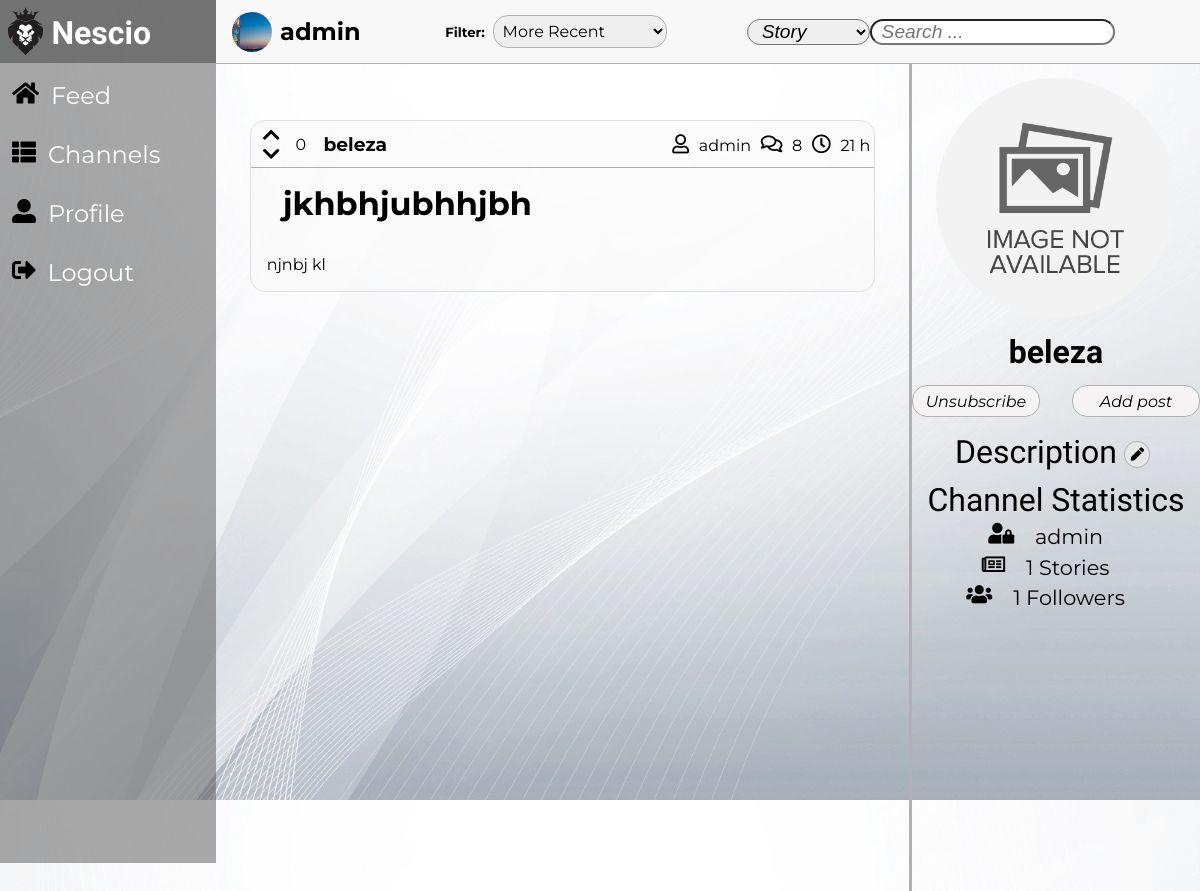
/pages/channel.php?channelName=beleza (signed in), run on the app's committed database.
### tables this page shows
CREATE TABLE Story(
    storyID INTEGER NOT NULL PRIMARY KEY,
    storyTitle TEXT NOT NULL,
    storyContent TEXT NOT NULL,
    storyPoints INTEGER,
    storyAuthor TEXT NOT NULL REFERENCES User(username),
    storyComments INTEGER NOT NULL,
    storyTime TEXT NOT NULL,
    channelName TEXT NOT NULL REFERENCES Channel(name)       
);

CREATE TABLE Channel(
    name TEXT NOT NULL PRIMARY KEY,
    owner TEXT NOT NULL REFERENCES User(username),
    description TEXT      
);

### pages/channel.php (called while the page is built, shortened)
<?php
    include_once('../templates/tpl_common.php');
    include_once('../templates/tpl_stories.php');
    include_once('../templates/tpl_channel.php');
    include_once('../database/db_channel.php');
    $channelName = isset($_GET['channelName']) ? $_GET['channelName'] : '';
    $filter = isset($_GET['filter']) ? $_GET['filter'] : 2;
    $searchFilter = isset($_GET['searchFilter']) ? $_GET['searchFilter'] : 2;
    $channel = get_channel($channelName);
    $channelStories = isset($_GET['search']) ? get_channel_search_stories($channelName, $filter, $searchFilter, $_GET['search']) : get_channel_stories($channelName, $filter);
    $storiesVotes = []; $votedStories = [];
    foreach($channelStories as $story) {
      $votes = get_story_votes($story['storyID']);
      $storiesVotes[$story['storyID']] = $votes == null ? 0 : $votes;
      $votedStories[$story['storyID']] = get_user_story_vote($_SESSION['username'], $story['storyID']);
    }
    $channelFollowers = count(get_channel_followers($channelName));
    $channelOwner = get_channel_owner($channelName);
    $status = check_user_subscription($_SESSION['username'], $channelName);
    draw_stories(htmlentities_all($channelStories), htmlentities_all($storiesVotes), htmlentities_all($votedStories));
    draw_channel_aside(htmlentities_all($channel), htmlentities(count(get_channel_stories($channelName, $filter))), htmlentities($channelFollowers), htmlentities($channelOwner), htmlentities($status));
?>

### includes/functions.php (called while the page is built, shortened)
<?php function orderBy($value) {
    switch($value) {
    default:
        return 'storyID DESC';
    break;
    }
}
function data_converter($storyTime) {
    $newStoryTime = new DateTime(date('Y-m-d H:i:s'));
    $oldStoryTime = new DateTime($storyTime);
    $interval = date_diff($newStoryTime, $oldStoryTime);
    if($interval->format('%y') !== '0')
        return $interval->format('%y Y');
    else if($interval->format('%m') !== '0')
        return $interval->format('%m M');
    else if($interval->format('%d') !== '0')
        return $interval->format('%d d');
    else if($interval->format('%h') !== '0')
        return $interval->format('%h h');
    else if($interval->format('%i') !== '0')
        return $interval->format('%i m');
    else
        return $interval->format('%s s');
}
?>
<?php function get_image($default, $directory, $folder, $element) {
    $image = $default;
    $extensions = ['jpg', 'png', 'gif'];
    for($index = 0; $index < count($extensions); $index++) {
        if(file_exists($directory . $element . '.' . $extensions[$index])) {
            $image = $folder . $element . '.' . $extensions[$index];
            break;
        }
    }
    return $image;
} ?>

### database/db_channel.php (called while the page is built, shortened)
<?php
  include_once('../includes/functions.php');
    function get_channel($channelName) {
        $db = Database::instance()->db();
        $stmt = $db->prepare('SELECT * FROM Channel WHERE name = ?');
        $stmt->execute(array($channelName));
        return $stmt->fetch();
    }
    function get_channel_stories($channelName, $filter) {
        $db = Database::instance()->db();
        $stmt = $db->prepare('SELECT * FROM Story JOIN Channel ON Story.channelName = Channel.name WHERE Story.channelName = ? ORDER BY ' . orderBy($filter));
        $stmt->execute(array($channelName));
        return $stmt->fetchall();
    }
     function get_channel_owner($channelName){
      $db = Database::instance()->db();
      $stmt = $db->prepare('SELECT owner FROM Channel WHERE Channel.name = ?');
      $stmt->execute(array($channelName));
      return $stmt->fetch()['owner'];
     }
?>

### templates/tpl_stories.php (the view, shortened to what this page needs)
<?php function draw_stories($stories, $storiesVotes, $votedStories) { ?>
    <div id="masterStories">
        <form method="get" action="../pages/story.php">
            <section id="stories">  <?php
                foreach($stories as $story) { ?>
                    <article id="<?= $story['storyID'] ?>" class="storyArticle">
                        <header id="storyHeader">
                            <div id="story_<?= $story['storyID'] ?>_votes" >
                                <div>
                                    <?php
                                        if($votedStories[$story['storyID']] == 1) { ?>
                                            <div class="votes">
                                                <div>
                                                    <i id="voteUp" class="fas fa-chevron-up"></i>
                                                    <i class="fas fa-chevron-down"></i>
                                                </div>
                                                <span class="storyVotes"><?= $storiesVotes[$story['storyID']] ?></span>
                                            </div>
                                        <?php }
                                        else { ?>
                                            <div class="votes">
                                                <div>
                                                    <i class="fas fa-chevron-up"></i>
                                                    <i class="fas fa-chevron-down"></i>
                                                </div>
                                                <span class="storyVotes"><?= $storiesVotes[$story['storyID']] ?></span>
                                            </div>
                                        <?php }
                                    ?>
                                    <a href="../pages/channel.php?channelName=<?= $story['channelName'] ?>"><h3><?= $story['channelName'] ?></h3></a>
                                </div>
                                <div>
                                    <a class="author" href="../pages/profile.php?username=<?= $story['storyAuthor'] ?>"><i class="far fa-user"></i><?= $story['storyAuthor'] ?></a>
                                    <a class="comments" href="../pages/story.php?storyID=<?= $story['storyID'] ?>"><i class="far fa-comments"></i><?= $story['storyComments'] ?></a>
                                    <span class="date"><i class="far fa-clock"></i><?= data_converter($story['storyTime']) ?></span>
                                </div>
                            </div>
                            <div>
                                <h1><?= $story['storyTitle'] ?></h1>
                            </div>
                        </header>
                        <div id="storySinopse">
                            <p><?= $story['storyContent'] ?></p>
                        </div>
                    </article>
                <?php } ?>
            </section>
        </form>
    </div>
<?php } ?>

### templates/tpl_channel.php (shortened to what this page needs)
<?php function draw_channel_aside($channel, $postedStories, $channelFollowers, $channelOwner, $status) { ?>
    <aside>
        <div id="asidePicture">
            <img id="asideIMG" src="../resources/images/<?= get_image('default/defaultChannel.png', '../resources/images/channels/', 'channels/', sha1($channel['name'])) ?>" alt="Channel Image">
        </div>
        <h3 id="channelName"><?= $channel['name'] ?></h3>
        <div id="forms">
            <form>
                <?php
                    if($status) {
                      ?> <input id="subscribeButton" class="buttons" type="button" value="Unsubscribe"> <?php
                    }
                    else {
                        ?><input id="subscribeButton" class="buttons" type="button" value="Subscribe"> <?php
                    }
                ?>
            </form>
            <form method="get" action="../pages/post.php">
                <input id="addPost" class="buttons" type="submit" value="Add post">
            </form>
        </div>
        <div id="description">
            <?php
                if($channelOwner === $_SESSION['username']) { ?>
                    <p>Description<button id="editDescription" type="button"><i class="fas fa-pen"></i></button></p>
                <?php }
                else { ?>
                    <p>Description</p>
                <?php }
            ?>
            <p id="descriptionContent"><?= $channel['description'] ?></p>
        </div>
        <div id="statistics">
            <p>Channel Statistics</p>
            <div class="statistics">
                <i class="fas fa-user-lock"></i><p><?= $channelOwner ?></p>
            </div>
            <div class="statistics">
                <i class="far fa-newspaper"></i><p><?= $postedStories ?> Stories</p>
            </div>
            <div class="statistics">
                <i class="fas fa-users"></i><p><?= $channelFollowers ?> Followers</p>
            </div>
        </div>
    </aside>
<?php } ?>

### css/stories.css (style rules this page uses)
:root { --background-color: rgb(231, 231, 231); --background-story-color: rgba(255, 255, 255, 0.5); --hover-font-color: rgb(3, 173, 192); --story-title-font: 'Montserrat', sans-serif; --story-header-font: 'Montserrat', sans-serif; --story-text-font: 'Montserrat', sans-serif; --story-hover: rgb(248, 248, 248); --border-color: rgb(54, 54, 54); }
#masterStories { grid-area: content; width: 100%; height: 100%; overflow: hidden; }
#stories { margin: 0%; width: 100%; max-height: 95%; overflow-y: auto; padding-right: 20px; }
#stories > article { margin: 3.5em auto; width: 90%; height: auto; border-radius: 15px; border: solid rgb(225, 225, 225) 1px; background-color: rgba(250, 250, 250, 0.5); transition: 0.25s; }
#storyHeader div { display: flex; justify-content: space-between; }
#storyHeader > div:first-child h3 { margin: 0em; }
#storyHeader > div:first-child > * { margin: 0.25em; font-family: var(--story-header-font); }
#storyHeader > div:first-child > * > * > * { padding: 0em 0.5em; }
#storyHeader > div:first-child { border-bottom: solid var(--border-color) 1px; }
#storyHeader > div:last-child { padding: 0em; justify-content: flex-start; flex-direction: column; display: flex; }
#storyHeader i { padding-top: 0.25em; font-size: 1.2em; }
#storyHeader a , span { margin: auto 0em; }
a { color: black; }
.storyVotes { padding: 0em; }
#storyHeader div:first-child div:first-child div:first-child > div { flex-direction: column; display: flex; }
#storyHeader div:first-child div:first-child div:first-child > div i { padding: 0em; }
#storyHeader div:last-child h1 { margin: 0em; padding: 0.5em 0em 0.5em 1em; width: auto; height: auto; font-family: var(--story-title-font); font-size: 2em; }
#storySinopse { margin: 0em; padding: 1em 1em 1em 1em; max-height: 5em; max-width: 100%; overflow: hidden; font-family: var(--story-text-font); }
#storySinopse > p { overflow: hidden; line-height: 1.2em; max-height: 4.8em; padding-right: 1em; margin: 0em; text-align: justify; }
#storySinopse > p:before { right: 0; bottom: 0; position: absolute; }
#storySinopse > p:after { right: 0; width: 1em; height: 1em; margin-top: 0.2em; position: absolute; content: ''; }

### css/channel_aside.css (style rules this page uses)
:root { --background-color: rgb(231, 231, 231); --background-story-color: whitesmoke; --aside-upload-icon-size: 200%; --aside-channelName-font: 'Exo', sans-serif; --aside-channelName-font-size: 200%; --aside-description-font: 'Exo', sans-serif; --aside-description-font-size: 200%; --aside-text-font: 'Montserrat', sans-serif; --aside-button-font-size: 100%; --aside-button-background-color: rgb(245, 243, 243); --aside-button-background-color-hover: rgb(3, 173, 192); --aside-statistics-font-size: 130%; --border-color: rgb(177, 177, 177); }
aside { grid-area: aside; display: flex; flex-direction: column; min-height: 80em; border-left: solid var(--border-color); font-family: var(--aside-text-font); }
#asidePicture { margin: 0em; padding: 5%; position: relative; border-radius: 50%; text-align: center; }
#asideIMG { margin: 0em; width: 15em; height: 15em; border-radius: 50%; object-fit: cover; transition: 1s; }
#channelName { margin: 0em; text-align: center; font-size: var(--aside-channelName-font-size); font-family: var(--aside-channelName-font); }
#forms { padding-top: 5%; display: flex; justify-content: center; }
#forms form:first-child { margin: 0em; padding-right: 2em; text-align: center; }
#description { margin: 0em auto; }
#description p:first-child { margin: 0%; text-align: center; font-family: var(--aside-description-font); font-size: var(--aside-description-font-size); }
#description p:nth-child(2) { margin: 0em 5%; padding: 2.5%; width: 90%; text-indent: 1em; text-align: start; overflow: hidden; word-wrap: break-word; text-overflow: ellipsis; font-family: var(--aside-text-font); }
#statistics { justify-content: center; }
#statistics > p { margin: 0em; font-size: var(--aside-channelName-font-size); font-family: var(--aside-channelName-font); text-align: center; }
#statistics div { margin: 0.25em auto; justify-content: center; }
.buttons { margin: 0em auto; width: 8em; height: 2em; outline: none; border: solid var(--border-color) 1px; border-radius: 15px; background-color: var(--aside-button-background-color); text-align: center; font-style: italic; font-size: var(--aside-button-font-size); font-family: var(--aside-text-font); }
.statistics { margin: 1em auto 0em auto; display: flex; font-size: var(--aside-statistics-font-size); }
.statistics > p { margin: 0em; padding: 0em 1em; }

### data on the page
story: storyID "0", channelName "beleza", storyAuthor "admin", storyComments "8", storyTime "21 h", storyTitle "jkhbhjubhhjbh", storyContent "njnbj kl"
channel: name "beleza", owner "admin"

### other printed values
$username "admin"
$postedStories "1"
$channelFollowers "1"
